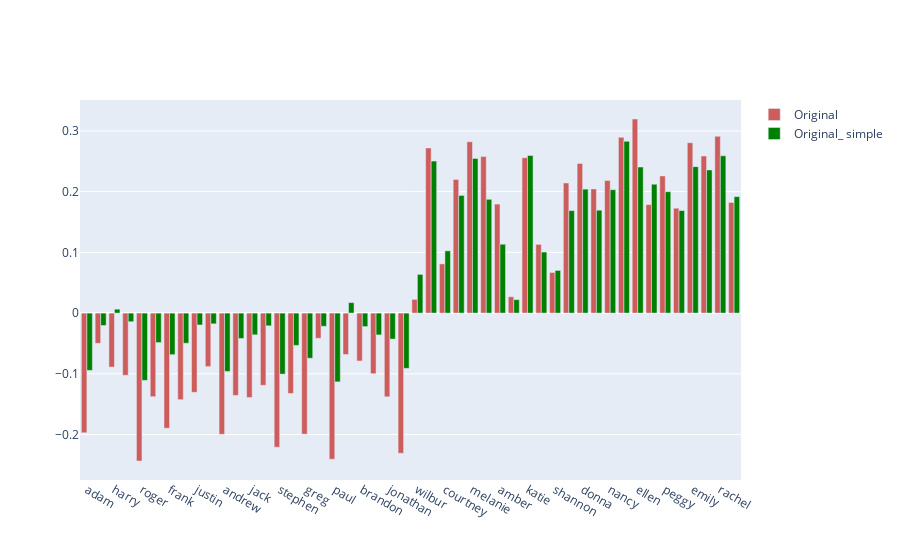
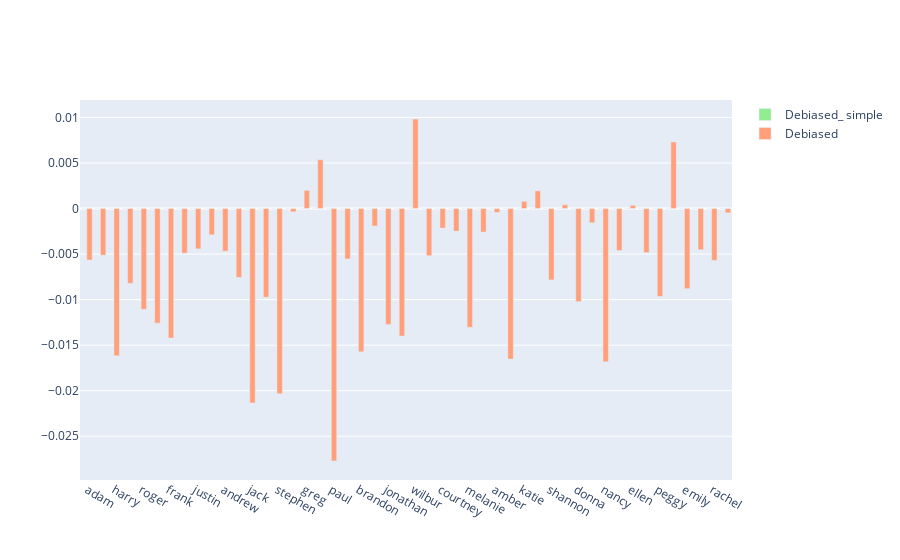

Notebook cell for these charts, in order:
### Code cell
# To do: plot the barplots of similarity and simple bias scores faceted for original and debiased embeddings
import plotly_express as px
import plotly.graph_objects as go
from plotly.subplots import make_subplots

fig = go.Figure()
#fig= make_subplots(specs=[[{"secondary_y": True}]])

fig.add_trace(go.Bar(
    x=df_names_white_merged.index,
    y=df_names_white_merged['centralized_similarity_score_orig'],
    name='Original',
    marker_color='indianred'),
    #secondary_y=False
)
fig.add_trace(go.Bar(x=df_names_white_merged.index,
                     y=df_names_white_merged['simple_bias_score_orig'],
                     name='Original_ simple',
                     marker_color='green'),
                     #secondary_y=False
                     )


fig1 = go.Figure()
fig1.add_trace(go.Bar(x=df_names_white_merged.index,
                        y=df_names_white_merged['simple_bias_score_deb'],
                        name='Debiased_ simple',
                        marker_color='lightgreen'), 
                        #secondary_y=True
                        )


fig1.add_trace(go.Bar(
    x=df_names_white_merged.index,
    y=df_names_white_merged['centralized_similarity_score_deb'],
    name='Debiased',
    marker_color='lightsalmon'),
    #secondary_y=True
)

fig.show()
fig1.show()

### Figure 1 — Plotly figure (JSON) as saved in the notebook; plotly's stock layout.template omitted (floating-point values rounded to 4 significant figures)
{"data": [{"marker": {"color": "indianred"}, "name": "Original", "type": "bar", "x": ["adam", "chip", "harry", "josh", "roger", "alan", "frank", "ian", "justin", "ryan", "andrew", "fred", "jack", "matthew", "stephen", "brad", "greg", "jed", "paul", "todd", "brandon", "hank", "jonathan", "peter", "wilbur", "amanda", "courtney", "heather", "melanie", "sara", "amber", "crystal", "katie", "meredith", "shannon", "betsy", "donna", "kristin", "nancy", "stephanie", "ellen", "lauren", "peggy", "colleen", "emily", "megan", "rachel", "wendy"], "y": [-0.197, -0.04974, -0.08886, -0.1024, -0.2435, -0.1376, -0.1896, -0.1426, -0.1305, -0.08806, -0.1995, -0.1355, -0.139, -0.1189, -0.2208, -0.1323, -0.1993, -0.0415, -0.2405, -0.06816, -0.07882, -0.09975, -0.1378, -0.2307, 0.02258, 0.272, 0.08107, 0.22, 0.2822, 0.2577, 0.1795, 0.02697, 0.2559, 0.1132, 0.06697, 0.2143, 0.2465, 0.2045, 0.2183, 0.2895, 0.3196, 0.1787, 0.2259, 0.1727, 0.2806, 0.2588, 0.2911, 0.1822]}, {"marker": {"color": "green"}, "name": "Original_ simple", "type": "bar", "x": ["adam", "chip", "harry", "josh", "roger", "alan", "frank", "ian", "justin", "ryan", "andrew", "fred", "jack", "matthew", "stephen", "brad", "greg", "jed", "paul", "todd", "brandon", "hank", "jonathan", "peter", "wilbur", "amanda", "courtney", "heather", "melanie", "sara", "amber", "crystal", "katie", "meredith", "shannon", "betsy", "donna", "kristin", "nancy", "stephanie", "ellen", "lauren", "peggy", "colleen", "emily", "megan", "rachel", "wendy"], "y": [-0.09437, -0.02043, 0.006493, -0.01419, -0.1108, -0.04859, -0.06846, -0.04963, -0.01952, -0.01769, -0.09608, -0.0418, -0.03574, -0.02096, -0.1005, -0.0532, -0.07434, -0.02169, -0.1132, 0.01731, -0.02218, -0.03589, -0.04278, -0.09099, 0.06374, 0.2503, 0.1025, 0.1938, 0.2547, 0.1874, 0.1134, 0.02218, 0.2595, 0.1005, 0.07027, 0.1687, 0.2042, 0.1695, 0.2032, 0.2828, 0.2405, 0.2123, 0.2, 0.1689, 0.2411, 0.2357, 0.259, 0.1918]}], "layout": {}}

### Figure 2 — Plotly figure (JSON) as saved in the notebook; plotly's stock layout.template omitted (floating-point values rounded to 4 significant figures)
{"data": [{"marker": {"color": "lightgreen"}, "name": "Debiased_ simple", "type": "bar", "x": ["adam", "chip", "harry", "josh", "roger", "alan", "frank", "ian", "justin", "ryan", "andrew", "fred", "jack", "matthew", "stephen", "brad", "greg", "jed", "paul", "todd", "brandon", "hank", "jonathan", "peter", "wilbur", "amanda", "courtney", "heather", "melanie", "sara", "amber", "crystal", "katie", "meredith", "shannon", "betsy", "donna", "kristin", "nancy", "stephanie", "ellen", "lauren", "peggy", "colleen", "emily", "megan", "rachel", "wendy"], "y": [1.493e-09, 5.179e-09, 3.913e-09, 6.41e-09, 7.129e-09, 5.222e-09, 1.152e-09, 1.014e-08, -5.483e-09, 1.026e-08, 4.219e-09, 4.868e-09, -1.016e-08, 1.273e-08, 6.677e-10, 6.253e-09, -1.738e-09, -4.696e-09, 5.188e-09, -4.494e-09, -2.554e-09, 1.667e-08, 8.398e-09, 7.866e-09, 4.224e-10, 1.183e-08, 5.807e-09, 6.045e-09, -3.543e-09, 4.116e-09, 1.429e-09, 4.993e-10, 6.033e-09, 5.455e-09, -3.815e-09, -1.532e-08, -2.972e-09, 4.371e-10, -2.225e-09, -1.19e-08, 2.553e-10, 2.403e-09, 9.63e-12, -1.325e-08, -7.268e-10, 1.886e-09, -4.348e-09, 2.598e-09]}, {"marker": {"color": "lightsalmon"}, "name": "Debiased", "type": "bar", "x": ["adam", "chip", "harry", "josh", "roger", "alan", "frank", "ian", "justin", "ryan", "andrew", "fred", "jack", "matthew", "stephen", "brad", "greg", "jed", "paul", "todd", "brandon", "hank", "jonathan", "peter", "wilbur", "amanda", "courtney", "heather", "melanie", "sara", "amber", "crystal", "katie", "meredith", "shannon", "betsy", "donna", "kristin", "nancy", "stephanie", "ellen", "lauren", "peggy", "colleen", "emily", "megan", "rachel", "wendy"], "y": [-0.005653, -0.005121, -0.01617, -0.008215, -0.01106, -0.01259, -0.01421, -0.0049, -0.004427, -0.002886, -0.00468, -0.007562, -0.02134, -0.009734, -0.02034, -0.0003655, 0.001992, 0.00536, -0.02771, -0.005537, -0.01572, -0.001915, -0.01273, -0.014, 0.009828, -0.005177, -0.002142, -0.002477, -0.01304, -0.002584, -0.0004314, -0.01652, 0.000784, 0.001943, -0.007836, 0.0004213, -0.01022, -0.00157, -0.01683, -0.004609, 0.0003504, -0.004841, -0.009646, 0.007309, -0.008799, -0.004526, -0.005694, -0.0004773]}], "layout": {}}
